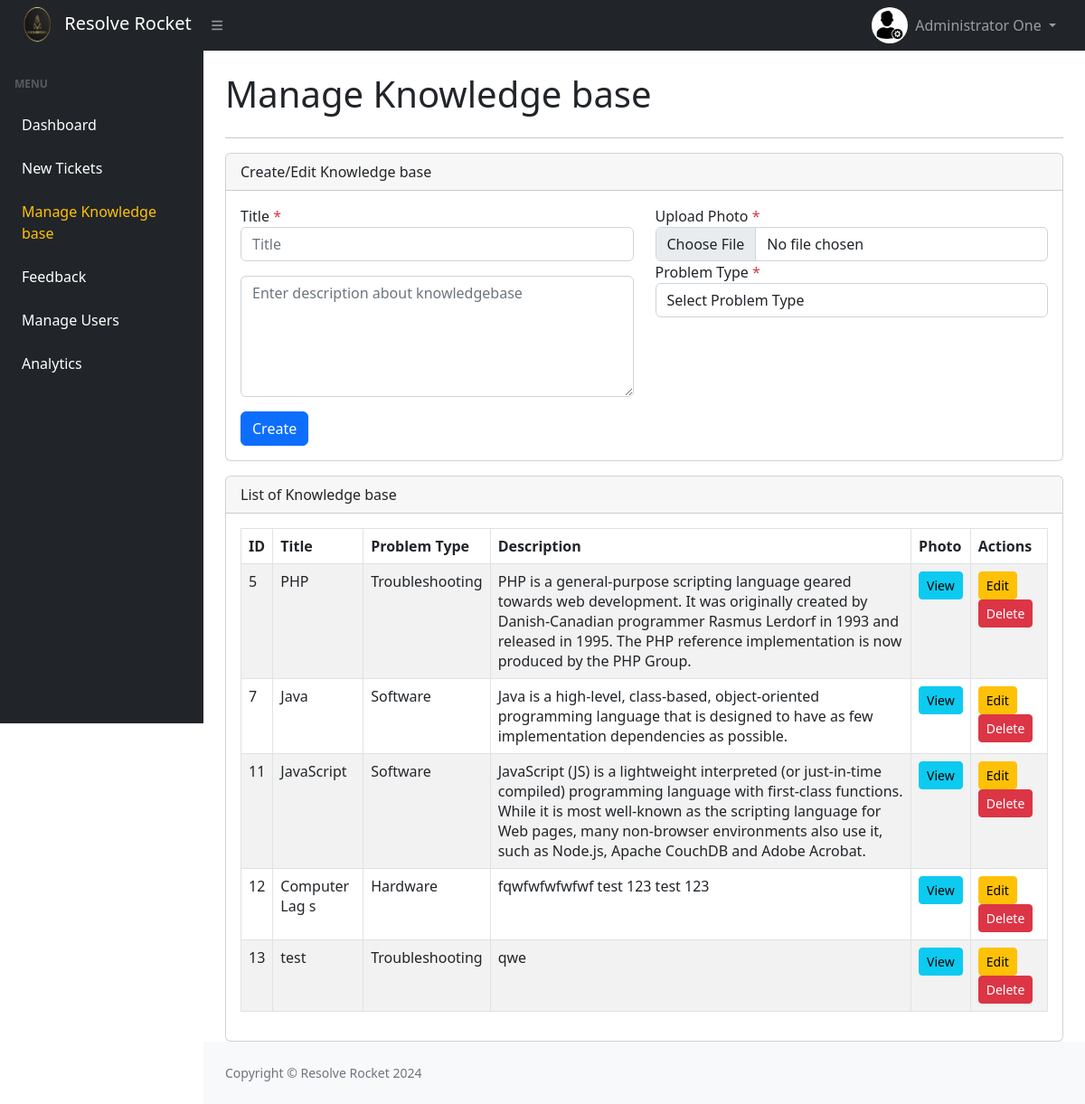
The page /admin/admin-manage-knowledgebase.php (signed in) on the database its author committed.
### tables this page shows
CREATE TABLE `knowledgebase` (
  `id` int NOT NULL,
  `title` varchar(255) NOT NULL,
  `problem_type` varchar(500) NOT NULL,
  `knowledge` text NOT NULL,
  `photo` varchar(500) NOT NULL
);

### support/db.php (called while the page is built, shortened)
<?php
class DB{
    protected $host='localhost';
    protected $user='root';
    protected $password='';
    protected $database='resolve_rocket';
    public function __construct()
    {
        $this->conn=new mysqli($this->host,$this->user,$this->password,$this->database);
    }
}
?>

### admin/admin-manage-knowledgebase.php (the view, shortened to what this page needs)
<?php
require_once('head.php');
$db = new DB();
$latest = [];
$recodes = $db->conn->query("SELECT * FROM knowledgebase");
if ($recodes->num_rows > 0) {
    while ($row = $recodes->fetch_assoc()) {
        $latest[] = $row;
    }
}
?>
<body class="sb-nav-fixed">
    <?php include 'auth.php'; ?>
    <div id="layoutSidenav">
        <div id="layoutSidenav_nav">
            <?php include "sidebar.php" ?>
        </div>
        <div id="layoutSidenav_content">
            <main>
                <div class="container-fluid px-4">
                    <h1 class="mt-4 mb-4">Manage Knowledge base</h1>
                    <hr>
                    <form method="POST" enctype="multipart/form-data">
                        <div class="card mb-2">
                            <div class="card-header"> Create/Edit Knowledge base</div>
                            <div class="card-body">
                                <div class="row">
                                    <div class="col-12 col-md-6">
                                        <div class="form-group">
                                            <label>Title <span class="text-danger">*</span></label>
                                            <input type="text" required name="title" id="title" placeholder="Title" class="form-control" value="<?php echo isset($_POST['edit']) ? $_POST['title'] : ''; ?>">
                                        </div>
                                    </div>
                                    <div class="col-12 col-md-6">
                                        <div class="form-group">
                                            <label>Upload Photo <span class="text-danger">*</span></label>
                                            <input type="file" required name="photo" id="photo" class="form-control">
                                        </div>
                                    </div>
                                    <div class="col-12 col-md-6 mt-3">
                                        <div class="form-group">
                                            <textarea name="knowledge" class="form-control" id="knowledge" cols="30" rows="5" placeholder="Enter description about knowledgebase"></textarea>
                                        </div>
                                    </div>
                                    <div class="col-12 col-md-6 mb-3">
                                        <div class="form-group">
                                            <label>Problem Type <span class="text-danger">*</span></label>
                                            <select name="problem_type" id="problem_type" class="form-control" required>
                                                <option disabled selected value="">Select Problem Type</option>
                                            </select>
                                        </div>
                                    </div>
                                    <div class="col-12 col-md-12 mt-3">
                                        <div class="text-right">
                                            <?php if (isset($_POST['edit'])) : ?>
                                                <input type="hidden" name="edit_id" value="<?php echo $_POST['edit_id']; ?>">
                                                <button class="btn btn-warning" type="submit">Update</button>
                                                <button class="btn btn-secondary" type="button" onclick="cancelEdit()" id="cancelBtn">Cancel</button>
                                            <?php else : ?>
                                                <button class="btn btn-primary" type="submit">Create</button>
                                            <?php endif; ?>
                                        </div>
                                    </div>
                                </div>
                            </div>
                        </div>
                    </form>
                    <div class="card">
                        <div class="card-header">
                            List of Knowledge base
                        </div>
                        <div class="card-body">
                            <?php if (count($latest) > 0) : ?>
                                <table class="table table-bordered table-striped">
                                    <thead class="thead-inverse">
                                        <tr>
                                            <th>ID</th>
                                            <th>Title</th>
                                            <th>Problem Type</th>
                                            <th>Description</th>
                                            <th>Photo</th>
                                            <th>Actions</th>
                                        </tr>
                                    </thead>
                                    <tbody>
                                        <?php foreach ($latest as $k => $v) : ?>
                                            <tr>
                                                <td><?php echo $v['id']; ?></td>
                                                <td><?php echo $v['title']; ?></td>
                                                <td><?php echo $v['problem_type']; ?></td>
                                                <td><?php echo $v['knowledge']; ?></td>
                                                <td>
                                                    <button type="button" class="btn btn-info btn-sm " data-bs-toggle="modal" data-bs-target="#photoModal<?php echo $v['id']; ?>">
                                                        View
                                                    </button>
                                                </td>
                                                <td>
                                                    <form method="post" style="display: inline;">
                                                        <button type="submit" class="btn btn-sm btn-warning">Edit</button>
                                                    </form>
                                                    <form method="post" style="display: inline;" onsubmit="return confirm('Are you sure you want to delete this knowledgebase?');">
                                                        <button type="submit" name="delete" class="btn btn-sm btn-danger">Delete</button>
                                                    </form>
                                                </td>
                                            </tr>
                                        <?php endforeach; ?>
                                    </tbody>
                                </table>
                            <?php else : ?>
                                <div class="alert alert-info">No any knowledgebase</div>
                            <?php endif; ?>
                        </div>
                    </div>
                </div>
            </main>
            <footer class="py-4 bg-light mt-auto">
                <div class="container-fluid px-4">
                    <div class="d-flex align-items-center justify-content-between small">
                        <div class="text-muted">Copyright &copy; Resolve Rocket 2024</div>
                    </div>
                </div>
            </footer>
        </div>
    </div>
</body>
</html>

### admin/auth.php (shortened to what this page needs)
<?php
$db = new DB();
$query = "SELECT * FROM admin WHERE id='" . $_SESSION['id'] . "'";
$result = $db->conn->query($query);
$row = $result->fetch_assoc();
$name = $row['name'];
?>
<nav class="sb-topnav navbar navbar-expand navbar-dark bg-dark">
    <a class="navbar-brand ps-3" href="admin-dashboard.php">
        <img src="../logo.jpg" alt="Resolve Rocket Logo" width="50" height="50" class="logo">
        <span class="brand-text">Resolve Rocket</span>
    </a>
    <button class="btn btn-link btn-sm order-1 order-lg-0 me-4 me-lg-0" id="sidebarToggle" href="#!"><i class="fas fa-bars"></i></button>
    <ul class="navbar-nav ms-auto ms-md-0 me-3 me-lg-4">
        <img src="admin.png" alt="Profile Photo" width="40" class="profile-photo rounded-circle">
        <li class="nav-item dropdown">
            <a class="nav-link dropdown-toggle" id="navbarDropdown" href="#" role="button" data-bs-toggle="dropdown" aria-expanded="false">
                <?php echo $name ?>
            </a>
        </li>
    </ul>
</nav>

### rows shown on the page
knowledgebase: id "5", title "PHP", problem_type "Troubleshooting", knowledge "PHP is a general-purpose scripting language geared towards web development. It was originally created by Danish-Canadian programmer Rasmus Lerdorf in 1993 and released in 1995. The PHP reference implementation is now produced by the PHP Group."
knowledgebase: id "7", title "Java", problem_type "Software", knowledge "Java is a high-level, class-based, object-oriented programming language that is designed to have as few implementation dependencies as possible."
knowledgebase: id "11", title "JavaScript", problem_type "Software", knowledge "JavaScript (JS) is a lightweight interpreted (or just-in-time compiled) programming language with first-class functions. While it is most well-known as the scripting language for Web pages, many non-browser environments also use it, such as Node.js, Apache CouchDB and Adobe Acrobat."
knowledgebase: id "12", title "Computer Lag s", problem_type "Hardware", knowledge "fqwfwfwfwfwf test 123 test 123"
knowledgebase: id "13", title "test", problem_type "Troubleshooting", knowledge "qwe"

### other values the page prints
$name "Administrator One"
